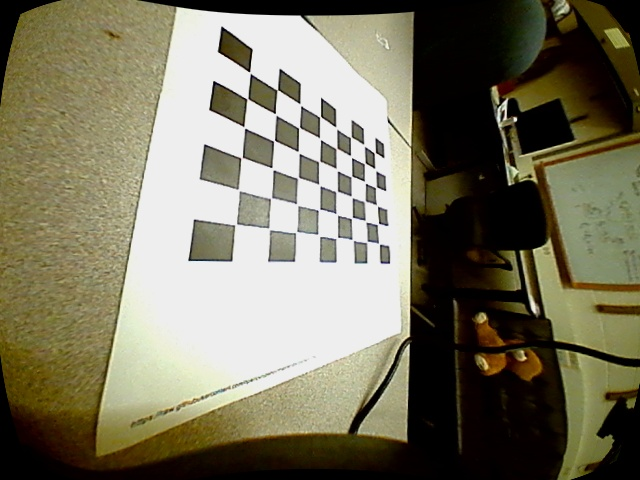
#> input picture LEFT/left0_UD.jpg, 640 x 480 px
$ python calibrate-fisheye.py
#> lines starting #> are read from the running program, lines starting #| are printed output that depends on the picture
from glob import glob
import os
import cv2
import numpy as np

pics = glob(input('Calibration images pattern? '))
#> the answer given: LEFT/left0_UD.jpg

SZ = (8, 6)

# termination criteria
crit = (cv2.TERM_CRITERIA_EPS | cv2.TERM_CRITERIA_MAX_ITER, 30, 0.001)

pointset = np.zeros((SZ[0]*SZ[1], 3), dtype=np.float32)
pointset[:,:2] = np.mgrid[:SZ[0], :SZ[1]].T.reshape(-1, 2)


objpts = []
imgpts = []

for pic in pics:
    img = cv2.imread(pic)
#> img is the input picture: shape (480, 640, 3); mean B, G, R 95.9, 117, 121.2
    gray = cv2.cvtColor(img, cv2.COLOR_BGR2GRAY)
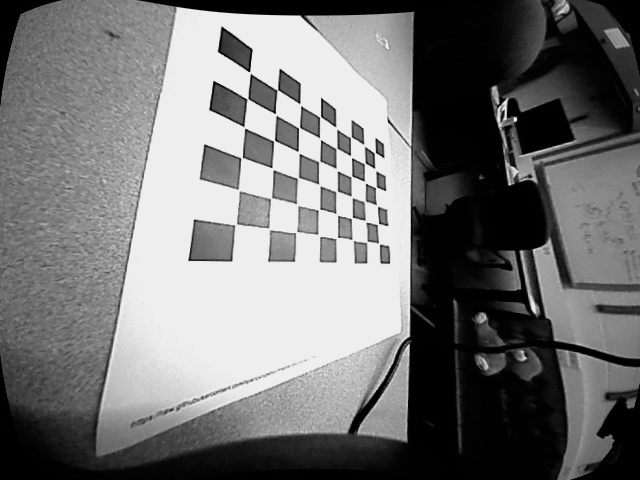
#> gray: shape (480, 640); min 0, max 245, mean 115.9

    ret, corn = cv2.findChessboardCorners(gray, SZ, None)
#> ret = True; corn = 48 rows, first 8: [249.5, 72.18], [277.4, 89.81], [300.3, 104.6], [320.3, 116.7], [335.5, 126.6], [350.9, 137.1], [363.5, 144.1], [374.8, 152.8]
    if not ret: continue

    print('Successfully calibrated with {}'.format(pic.split('/')[-1]))
    objpts.append(pointset)

    corn2 = cv2.cornerSubPix(gray, corn, (11, 11), (-1, -1), crit)
#> corn2 = 48 rows, first 8: [249.9, 72.72], [277.3, 89.86], [300.3, 104.7], [320.3, 116.5], [336.2, 127.9], [351.1, 136.3], [371.1, 147], [375, 151.4]
    imgpts.append(corn2)

print('Generating dunistortion matrices...')
ret, K, D, R, T = cv2.calibrateCamera(objpts, imgpts, gray.shape[::-1], None, None)
#> ret = 2.61; K = [[151.7, 0, 325.9], [0, 167.4, 242.8], [0, 0, 1]]; D = [[-0.0183, 0.0502, -0.00574, 0.0223, -0.0272]]; R = ([-0.173, -0.594, 0.0361],); T = ([-2.84, -5.43, 5.32],)
h, w = gray.shape
#> h = 480; w = 640
print('Optimizing undistortion matrices...')
K, _ = cv2.getOptimalNewCameraMatrix(K, D, (w, h), 1, (w, h))

path = input('Path to save undistortion matrices? ')
#> the answer given: out.png
np.savetxt(os.path.join(path, 'K.txt'), K)
np.savetxt(os.path.join(path, 'D.txt'), D)

$ run again, on LEFT/left11_UD.jpg
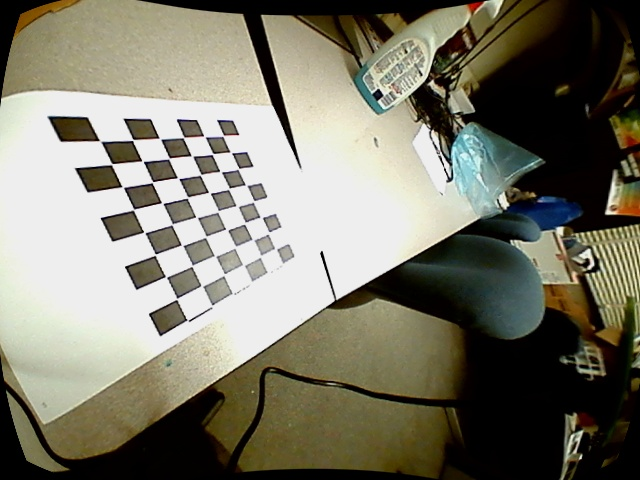
#> input picture LEFT/left11_UD.jpg, 640 x 480 px
#> img is the input picture: shape (480, 640, 3); mean B, G, R 106.7, 121.5, 123.8
#> `gray = cv2.cvtColor(img, cv2.COLOR_BGR2GRAY)`:
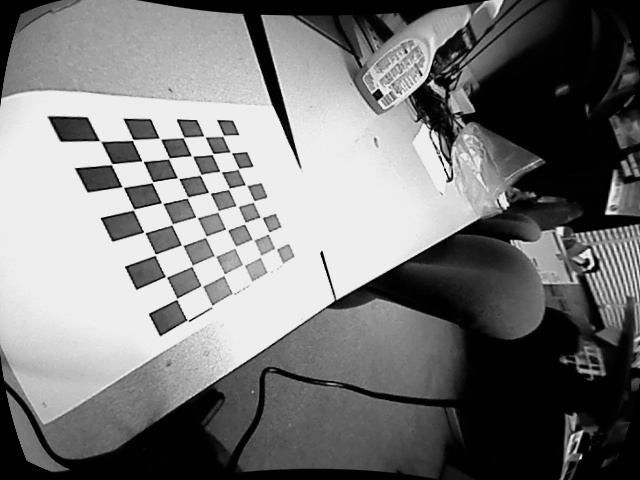
#> gray: shape (480, 640); min 0, max 245, mean 120.5
#> `ret, corn = cv2.findChessboardCorners(gray, SZ, None)`: ret = True; corn = 48 rows, first 8: [223.4, 135.6], [230.7, 152.3], [238.7, 168.6], [245.6, 184.9], [254, 201], [262.2, 217.7], [269.4, 232.1], [276.1, 249]
#> corn2 = 48 rows, first 8: [223.5, 135.6], [230.8, 152.4], [239.5, 168.5], [245.9, 184.9], [254.6, 201.3], [261.3, 217.3], [270.2, 232.2], [275.7, 248.8]
#> `ret, K, D, R, T = cv2.calibrateCamera(objpts, imgpts, gray.shape[::-1]..`: ret = 0.353; K = [[250.5, 0, 382.9], [0, 249.9, 199], [0, 0, 1]]; D = [[0.0914, -0.176, 0.00159, -0.0152, 0.075]]; R = ([-0.875, -0.649, 1.03],); T = ([-8.86, -3.56, 14.48],)
#> `K, _ = cv2.getOptimalNewCameraMatrix(K, D, (w, h), 1, (w, h))`: K = [[269.8, 0, 343.3], [0, 243.2, 202.3], [0, 0, 1]]

$ run again, on LEFT/left12_UD.jpg
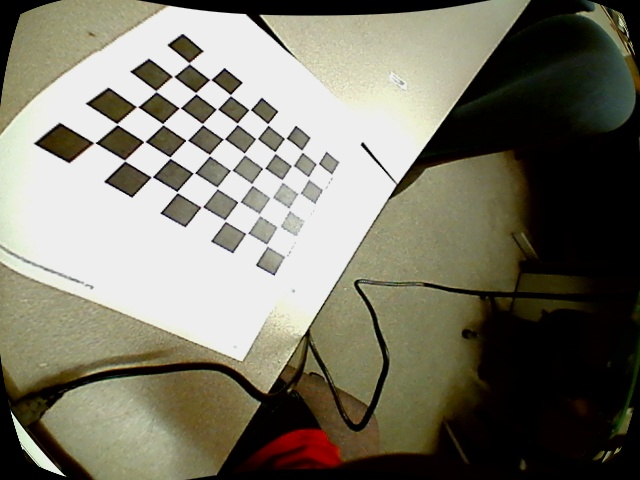
#> input picture LEFT/left12_UD.jpg, 640 x 480 px
#> img is the input picture: shape (480, 640, 3); mean B, G, R 104.5, 118.9, 121.6
#> `gray = cv2.cvtColor(img, cv2.COLOR_BGR2GRAY)`:
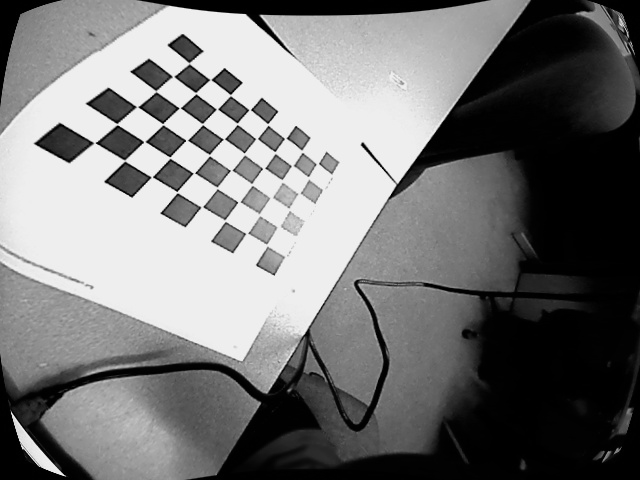
#> gray: shape (480, 640); min 0, max 248, mean 118.1
#> `ret, corn = cv2.findChessboardCorners(gray, SZ, None)`: ret = True; corn = 48 rows, first 8: [189.2, 63.31], [210.5, 79.55], [230.5, 95.01], [249.9, 109.6], [267.7, 124.4], [285.2, 138.4], [302.2, 151.5], [317.7, 163.5]
#> corn2 = 48 rows, first 8: [189.2, 63.23], [210.4, 79.54], [230.4, 95.07], [249.7, 109.6], [267.8, 124.4], [285.5, 138.2], [302.1, 151.1], [317.8, 162.9]
#> `ret, K, D, R, T = cv2.calibrateCamera(objpts, imgpts, gray.shape[::-1]..`: ret = 0.255; K = [[137.7, 0, 297.4], [0, 137.7, 238.4], [0, 0, 1]]; D = [[0.038, -0.0286, 0.00115, 0.00663, 0.00602]]; R = ([-0.177, -0.253, 0.535],); T = ([-4.77, -7.59, 5.92],)
#> `K, _ = cv2.getOptimalNewCameraMatrix(K, D, (w, h), 1, (w, h))`: K = [[173.9, 0, 348.4], [0, 140, 239.8], [0, 0, 1]]

$ run again, on LEFT/left13_UD.jpg
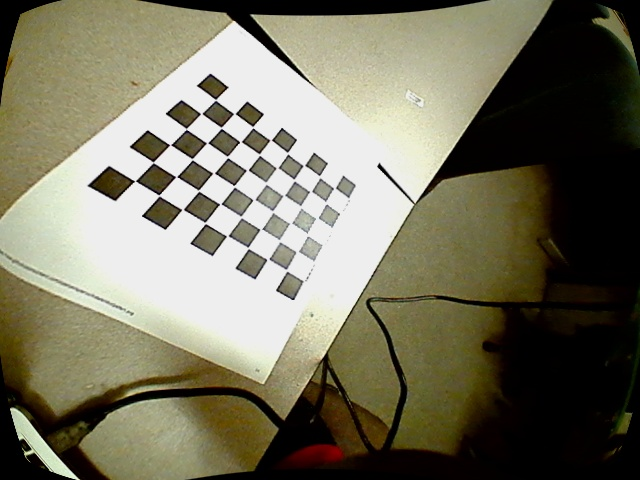
#> input picture LEFT/left13_UD.jpg, 640 x 480 px
#> img is the input picture: shape (480, 640, 3); mean B, G, R 96.7, 116.3, 119.3
#> `gray = cv2.cvtColor(img, cv2.COLOR_BGR2GRAY)`:
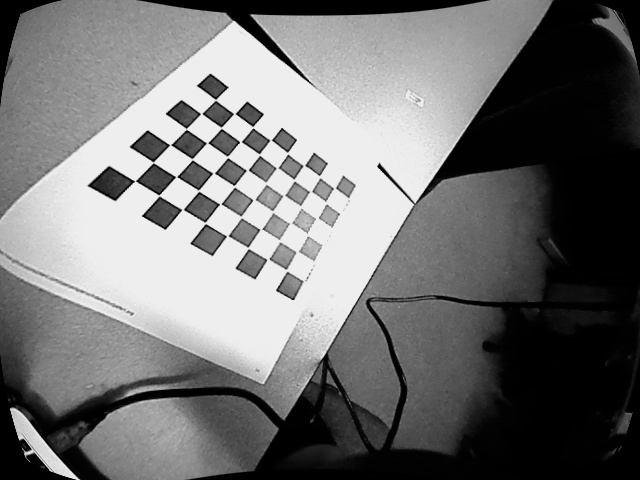
#> gray: shape (480, 640); min 0, max 246, mean 114.9
#> `ret, corn = cv2.findChessboardCorners(gray, SZ, None)`: ret = True; corn = 48 rows, first 8: [215.5, 99.75], [234.4, 113.6], [252.7, 127.2], [270.7, 140], [287.6, 152.9], [303.8, 165.2], [319.2, 175.8], [334.1, 188.3]
#> corn2 = 48 rows, first 8: [215.5, 99.8], [234.4, 113.6], [252.7, 127.1], [270.7, 140], [287.6, 153.2], [304.1, 165.2], [319.5, 176.5], [334.7, 187.6]
#> `ret, K, D, R, T = cv2.calibrateCamera(objpts, imgpts, gray.shape[::-1]..`: ret = 0.218; K = [[146.8, 0, 312.2], [0, 149.7, 237.9], [0, 0, 1]]; D = [[0.0517, -0.0442, -0.000433, 0.00407, 0.0109]]; R = ([-0.194, -0.22, 0.542],); T = ([-4.61, -6.4, 7.03],)
#> `K, _ = cv2.getOptimalNewCameraMatrix(K, D, (w, h), 1, (w, h))`: K = [[194.5, 0, 331.9], [0, 152.9, 237.7], [0, 0, 1]]
